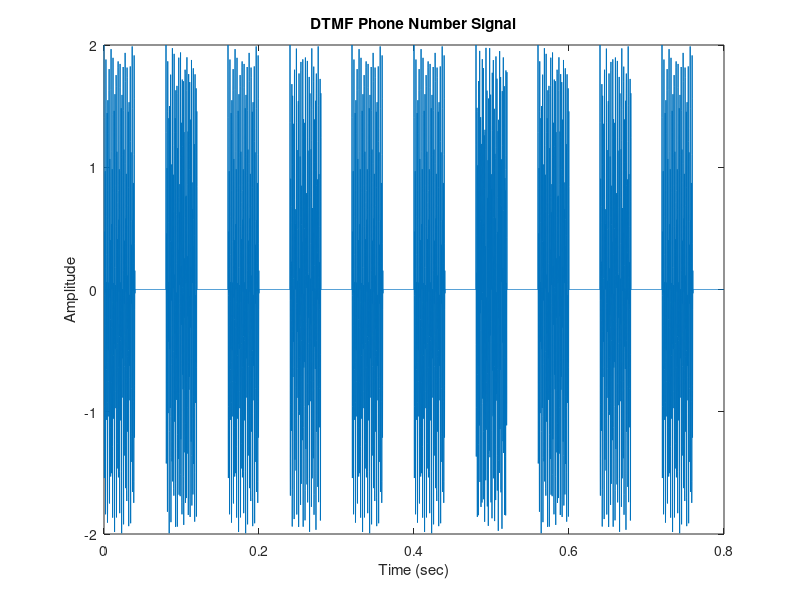
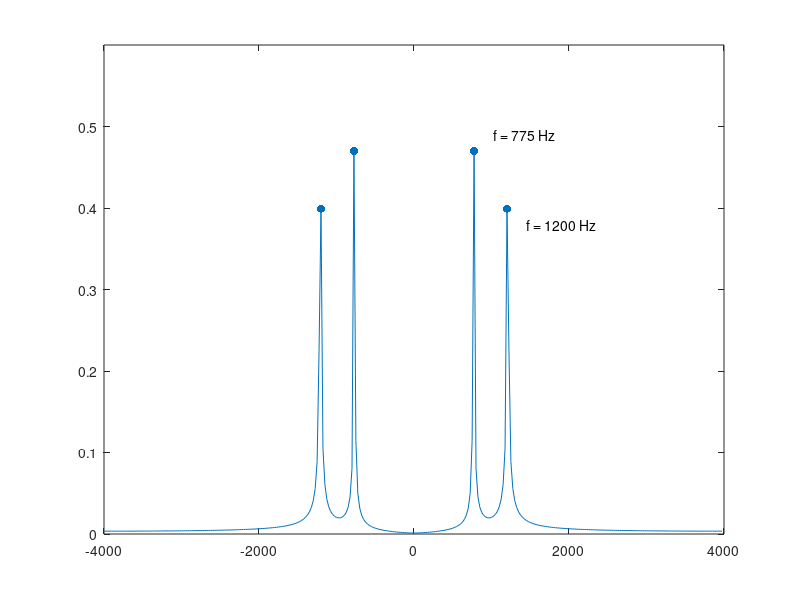

Here is the MATLAB script that generated these plots, in order: (Note: this script raises an error after producing the figures.)
%% ECE 3770 - Lab 9 - DTMF Tones
%  G.Davis
%  4/26/2021

clc; clear; close all; % clear screen, variables, functions, close figures

%% Plotting Keypresses

load('dtmf.mat')
fs = 8000;
t = 0:1/fs:.04*20-1/fs;
figure
plot(t,dtmf)
title('DTMF Phone Number Signal')
xlabel('Time (sec)')
ylabel('Amplitude')
sound(dtmf,fs)

%% Determining Tone Frequencies

% I helped Ryan Haack formulate his for loop similarly to this one

digits = ones(320,1,10); G = digits; GM = G;
freq = ones(10,2);
n = length(G);
df = fs/n;
F = fs/2;
f = -F:df:F-df;

for i = 0:9
    digits(:,:,i+1) = dtmf(fs*.04*i*2 + 1: fs*.04*i*2 + 0.04*fs);
    G(:,:,i+1) = fft(digits(:,:,i+1));
    G(:,:,i+1) = fftshift(G(:,:,i+1));
    G(:,:,i+1) = G(:,:,i+1)./n;
    GM(:,:,i+1) = abs(G(:,:,i+1));
    [pks, locs] = findpeaks(GM(:,:,i+1));
    freq(i+1,:) = [f(locs(3)) f(locs(4))];
    
    figure
    plot(f,GM(:,:,i+1))
    hold on
    scatter(f(locs),pks,'filled')
    text(f(locs(3)+10), pks(3)+.02, sprintf("f = %d Hz",f(locs(3))))
    text(f(locs(4)+10), pks(4)-.02, sprintf("f = %d Hz",f(locs(4))))
    hold off
    ylim([0 0.6])
    title(strcat("FFT of Digit ",string(i+1)))
    ylabel("Amplitude")
    xlabel("Frequency (Hz)")
end

%% Look Up Phone Number

nums = [ 697 1209 ; 697 1336 ; 697 1477 ; ...
         770 1209 ; 770 1336 ; 770 1477 ; ...
         852 1209 ; 852 1336 ; 852 1477 ; 941 1366];

number = "";

for i = 1:10
    for j = 1:10
        if (all(~find((freq(i,:) > nums(j,:)-15)==0)) && (all(~find((freq(i,:) < nums(j,:)+15)==0))))
            number = strcat(number,string(j));
            break;
        end
    end
end

%% Plot with Phone Number

figure
plot(t,dtmf)
title(strcat("Phone Number: ",number))
xlabel("Time (sec)")
ylabel("Amplitude")